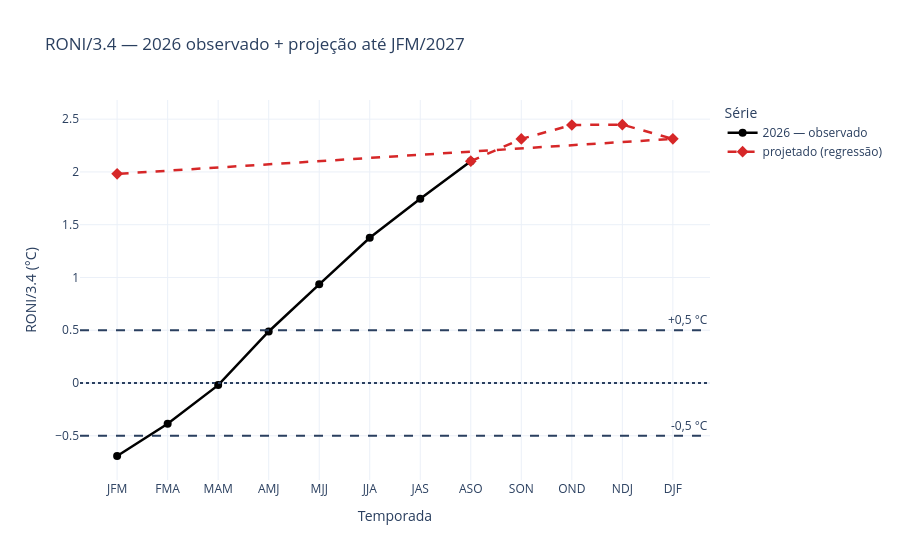

The cell this chart's notebook holds for it:
### Markdown cell above
<h3> 14. Resultado final — 2026 observado + projetado até JFM/2027</h3>

Consolidamos num único DataFrame os **8 trimestres observados** de 2026
(JFM a ASO, vindos do RONI) com os **5 trimestres previstos** pela
regressão (SON a NDJ em 2026; DJF e JFM em 2027), e plotamos a série
completa com a distinção visual entre observado e projetado.

A coluna `Ano` é o que separa os dois blocos: `Temporada` se repete entre
anos (JFM existe em 2026 e em 2027), então a ordenação usa `Ano` + mês
central, não a etiqueta do trimestre.

### Code cell
# ============================================================
# 14.1 Gráfico: 2026 observado + projeção até JFM/2027
# ============================================================
MES_CENTRAL = {
    "DJF": 1, "JFM": 2, "FMA": 3, "MAM": 4, "AMJ": 5, "MJJ": 6,
    "JJA": 7, "JAS": 8, "ASO": 9, "SON": 10, "OND": 11, "NDJ": 12,
}

rotulos_obs = [str(t) for t in df_alvo_2026["Temporada"]]
rotulos_plot = rotulos_obs + seas_futuro

fig = go.Figure()

# --- série observada ---
fig.add_trace(go.Scatter(
    x=rotulos_plot,
    y=list(df_alvo_2026["NINO34_MM3"]) + [None] * len(seas_futuro),
    mode="lines+markers",
    name="2026 — observado",
    line=dict(width=2.5, color="#000000"),
    marker=dict(size=8, color="#000000"),
))

# --- projeção (começa no último observado para emendar a linha) ---
fig.add_trace(go.Scatter(
    x=rotulos_plot,
    y=[None] * (len(rotulos_obs) - 1)
      + [df_alvo_2026["NINO34_MM3"].iloc[-1]]
      + list(previsoes),
    mode="lines+markers",
    name="projetado (regressão)",
    line=dict(width=2.5, color="#d62728", dash="dash"),
    marker=dict(size=9, color="#d62728", symbol="diamond"),
    hovertemplate="Temporada: %{x}<br>RONI/3.4: %{y:.2f} °C<extra></extra>",
))

fig.add_hline(y= 0.5, line_dash="dash", annotation_text="+0,5 °C")
fig.add_hline(y=-0.5, line_dash="dash", annotation_text="-0,5 °C")
fig.add_hline(y= 0,   line_dash="dot")

fig.update_layout(
    title="RONI/3.4 — 2026 observado + projeção até JFM/2027",
    legend_title="Série",
    xaxis_title="Temporada",
    yaxis_title="RONI/3.4 (°C)",
    template="plotly_white",
    hovermode="x unified",
)
fig.show()


# ============================================================
# 14.2 DataFrame consolidado (observado + previsto)
# ============================================================
temporadas_2026 = ["JFM", "FMA", "MAM", "AMJ", "MJJ", "JJA", "JAS", "ASO",
                   "SON", "OND", "NDJ", "DJF"]

# --- observado (JFM..ASO de 2026) ---
df_obs = df_alvo_2026[["Temporada", "NINO34_MM3", "Fase"]].copy()
df_obs["Ano"]    = 2026
df_obs["Origem"] = "Observado"

# --- previsto (SON/2026 .. JFM/2027) ---
df_prev = df_previsao.rename(columns={"Previsão": "NINO34_MM3"}).copy()
df_prev["Ano"]    = np.where(df_prev["Temporada"].isin(["DJF", "JFM"]), 2027, 2026)
df_prev["Origem"] = "Previsto"

# --- concatenação ---
df_2026 = pd.concat([df_obs, df_prev], ignore_index=True)
df_2026["NINO34_MM3"] = df_2026["NINO34_MM3"].round(3)

# `Temporada` se repete entre anos, entao a ordem vem de Ano + mes central
df_2026["_ordem"] = df_2026["Ano"] * 12 + df_2026["Temporada"].map(MES_CENTRAL)
df_2026 = (
    df_2026.sort_values("_ordem")
           .drop(columns="_ordem")
           .reset_index(drop=True)
)
df_2026["Temporada"] = pd.Categorical(
    df_2026["Temporada"],
    categories=temporadas_2026,
    ordered=True,
)

df_2026

### Figure 1 — Plotly figure (JSON) as saved in the notebook; plotly's stock layout.template omitted (floating-point values rounded to 4 significant figures)
{"data": [{"line": {"color": "#000000", "width": 2.5}, "marker": {"color": "#000000", "size": 8}, "mode": "lines+markers", "name": "2026 — observado", "type": "scatter", "x": ["JFM", "FMA", "MAM", "AMJ", "MJJ", "JJA", "JAS", "ASO", "SON", "OND", "NDJ", "DJF", "JFM"], "y": [-0.6917, -0.3867, -0.02, 0.4883, 0.935, 1.377, 1.745, 2.102, null, null, null, null, null]}, {"hovertemplate": "Temporada: %{x}<br>RONI/3.4: %{y:.2f} °C<extra></extra>", "line": {"color": "#d62728", "dash": "dash", "width": 2.5}, "marker": {"color": "#d62728", "size": 9, "symbol": "diamond"}, "mode": "lines+markers", "name": "projetado (regressão)", "type": "scatter", "x": ["JFM", "FMA", "MAM", "AMJ", "MJJ", "JJA", "JAS", "ASO", "SON", "OND", "NDJ", "DJF", "JFM"], "y": [null, null, null, null, null, null, null, 2.102, 2.313, 2.445, 2.448, 2.314, 1.982]}], "layout": {"annotations": [{"showarrow": false, "text": "+0,5 °C", "x": 1, "xanchor": "right", "xref": "x domain", "y": 0.5, "yanchor": "bottom", "yref": "y"}, {"showarrow": false, "text": "-0,5 °C", "x": 1, "xanchor": "right", "xref": "x domain", "y": -0.5, "yanchor": "bottom", "yref": "y"}], "hovermode": "x unified", "legend": {"title": {"text": "Série"}}, "shapes": [{"line": {"dash": "dash"}, "type": "line", "x0": 0, "x1": 1, "xref": "x domain", "y0": 0.5, "y1": 0.5, "yref": "y"}, {"line": {"dash": "dash"}, "type": "line", "x0": 0, "x1": 1, "xref": "x domain", "y0": -0.5, "y1": -0.5, "yref": "y"}, {"line": {"dash": "dot"}, "type": "line", "x0": 0, "x1": 1, "xref": "x domain", "y0": 0, "y1": 0, "yref": "y"}], "title": {"text": "RONI/3.4 — 2026 observado + projeção até JFM/2027"}, "xaxis": {"title": {"text": "Temporada"}}, "yaxis": {"title": {"text": "RONI/3.4 (°C)"}}}}
